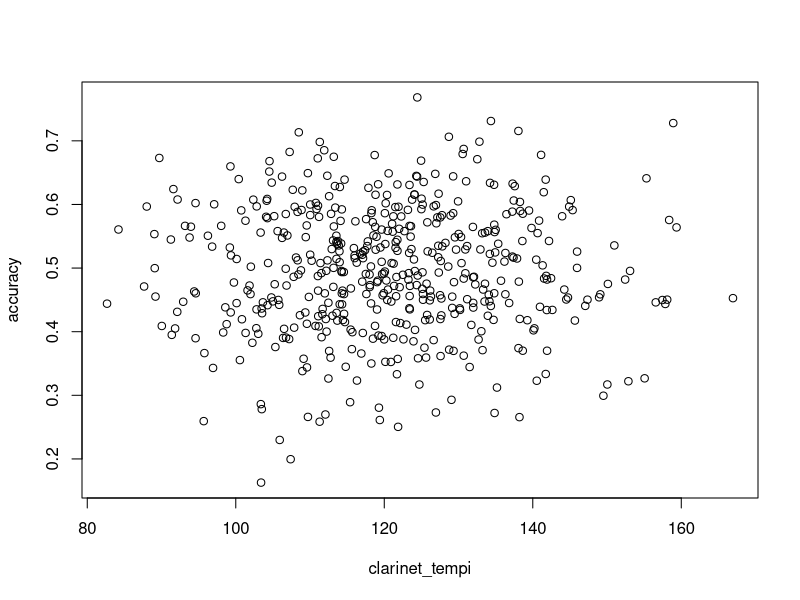
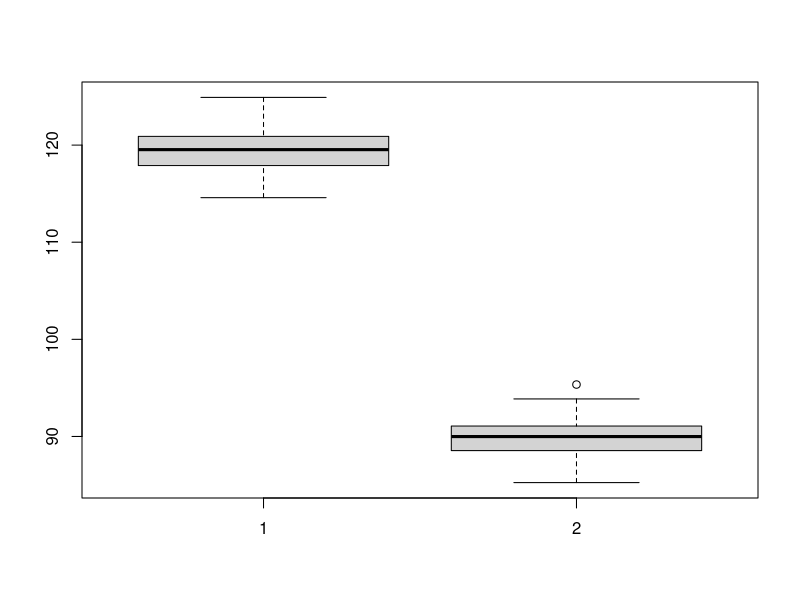

Reproduce these figures in R, in order.
## ---- chunk 1
#### coming up with my data

my_model <- function(number = 100){
  clarinet_tempi <- rnorm(number, 120, 15)
  accuracy <- rnorm(number, .5, .1)

  plot(clarinet_tempi, accuracy)
  model <- lm(clarinet_tempi ~ accuracy)
  return(summary(model))
}

my_model(500)
## ---- chunk 2
#### tempi and volume
my_model <- function(){
  tempo <- rnorm(100, 120, 15)
  decibels <- rnorm(100, 90, 15)
  
  plot(tempo, decibels)
  model <- lm(tempo ~ decibels)
  return(summary(model))
}

## ---- chunk 3
cortot_tempi <- as.numeric(rnorm(100, 120, 2))
gould_tempi <- as.numeric(rnorm(100, 90, 2))
boxplot(cortot_tempi, gould_tempi)

t.test(cortot_tempi, gould_tempi)

mean(cortot_tempi)
median(cortot_tempi)
sd(cortot_tempi)
